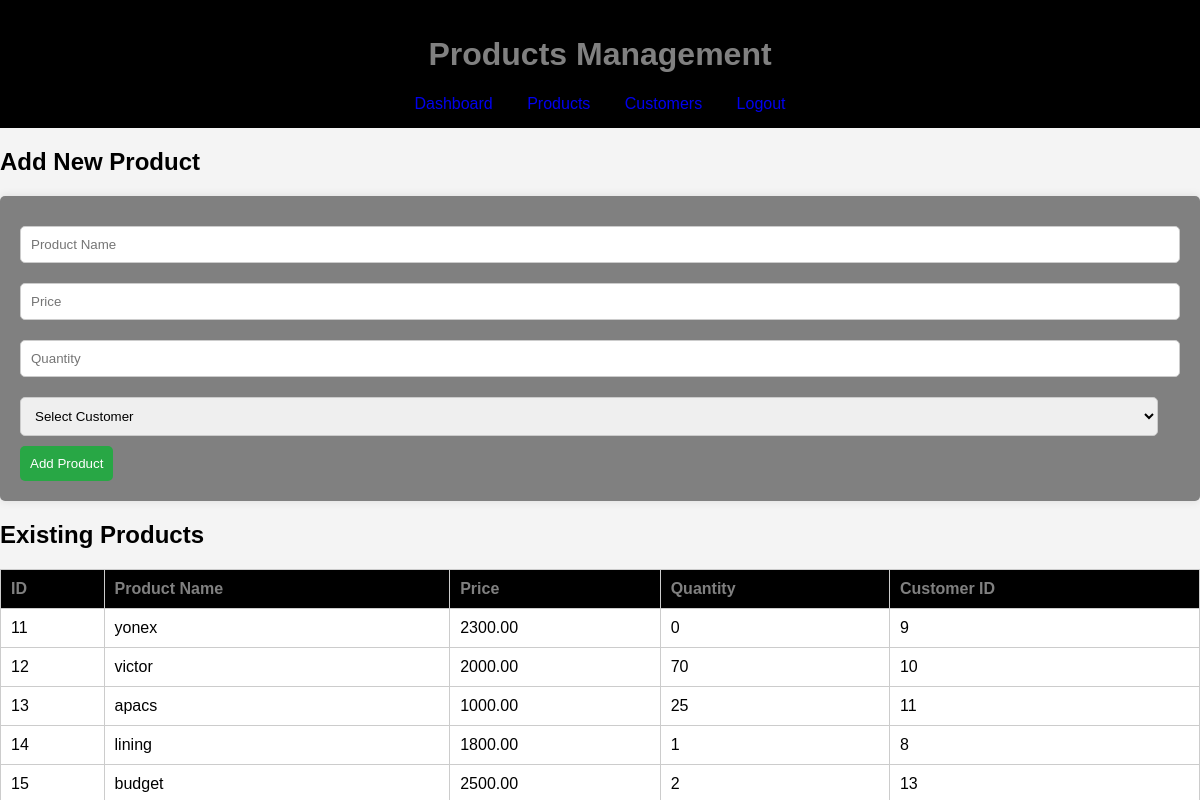
/products.php (signed in), run on the app's committed database.
### tables this page shows
CREATE TABLE `products` (
  `product_id` int(11) NOT NULL,
  `product_name` varchar(100) NOT NULL,
  `price` decimal(10,2) NOT NULL,
  `stock` int(11) NOT NULL,
  `created_at` timestamp NOT NULL DEFAULT current_timestamp(),
  `customer_id` int(10) NOT NULL
);

### products.php (the view, shortened to what this page needs)
<?php
include('db_connection.php');
$query = "SELECT * FROM products";
$result = mysqli_query($conn, $query);
?>
<!DOCTYPE html>
<html>
<head>
</head>
<body>
    <header>
        <h1>Products Management</h1>
        <nav>
            <a href="dashboard.php">Dashboard</a>
            <a href="products.php">Products</a>
            <a href="customers.php">Customers</a>
            <a class="logout" href="logout.php">Logout</a>
        </nav>
    </header>
    <main>
        <h2>Add New Product</h2>
        <form method="POST" action="">
            <input type="text" name="product_name" placeholder="Product Name" >
            <input type="number" name="price" placeholder="Price" step="0.01" >
            <input type="number" name="stock" placeholder="Quantity" >
            <select name="customer_id" required>
                <option value="">Select Customer</option>
            </select>
            <button type="submit">Add Product</button>
        </form>
        <h2>Existing Products</h2>
        <table>
            <tr>
                <th>ID</th>
                <th>Product Name</th>
                <th>Price</th>
                <th>Quantity</th>
                <th>Customer ID</th>
            </tr>
            <?php while ($row = mysqli_fetch_assoc($result)): ?>
            <tr>
                <td><?php echo htmlspecialchars($row['product_id']); ?></td>
                <td><?php echo htmlspecialchars($row['product_name']); ?></td>
                <td><?php echo htmlspecialchars($row['price']); ?></td>
                <td><?php echo htmlspecialchars($row['stock']); ?></td>
                <td><?php echo htmlspecialchars($row['customer_id']); ?></td>
            </tr>
            <?php endwhile; ?>
        </table>
    </main>
</body>
</html>

### products.php (style rules this page uses)
body { font-family: Arial, sans-serif; background-color: #f4f4f4; margin: 0; padding: 0; }
header { background: black; color: gray; padding: 15px; text-align: center; }
nav a { color: dark blue; text-decoration: none; margin: 0 15px; }
table { width: 100%; border-collapse: collapse; margin-top: 20px; background: white; }
th, td { padding: 10px; border: 1px solid #ccc; text-align: left; }
th { background-color: black; color: gray; }
form { background: gray; padding: 20px; border-radius: 5px; box-shadow: 0 0 10px rgba(0, 0, 0, 0.1); }
input, select { width: calc(100% - 22px); padding: 10px; margin: 10px 0; border: 1px solid #ccc; border-radius: 5px; }
button { background: #28a745; color: white; border: none; padding: 10px; cursor: pointer; border-radius: 5px; }

### data on the page
products: product_id "11", product_name "yonex", price "2300.00", stock "0", customer "9"
products: product_id "12", product_name "victor", price "2000.00", stock "70", customer "10"
products: product_id "13", product_name "apacs", price "1000.00", stock "25", customer "11"
products: product_id "14", product_name "lining", price "1800.00", stock "1", customer "8"
products: product_id "15", product_name "budget", price "2500.00", stock "2", customer "13"
